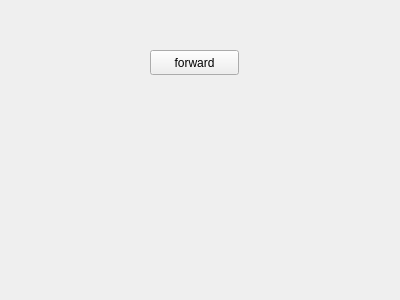
<?xml version="1.0" encoding="UTF-8"?>
<ui version="4.0">
 <class>ControlWindow</class>
 <widget class="QWidget" name="ControlWindow">
  <property name="geometry">
   <rect>
    <x>0</x>
    <y>0</y>
    <width>400</width>
    <height>300</height>
   </rect>
  </property>
  <property name="windowTitle">
   <string>ControlWindow</string>
  </property>
  <widget class="QPushButton" name="fwButton">
   <property name="geometry">
    <rect>
     <x>150</x>
     <y>50</y>
     <width>89</width>
     <height>25</height>
    </rect>
   </property>
   <property name="text">
    <string>forward</string>
   </property>
  </widget>
 </widget>
 <layoutdefault spacing="6" margin="11"/>
 <resources/>
 <connections/>
</ui>
